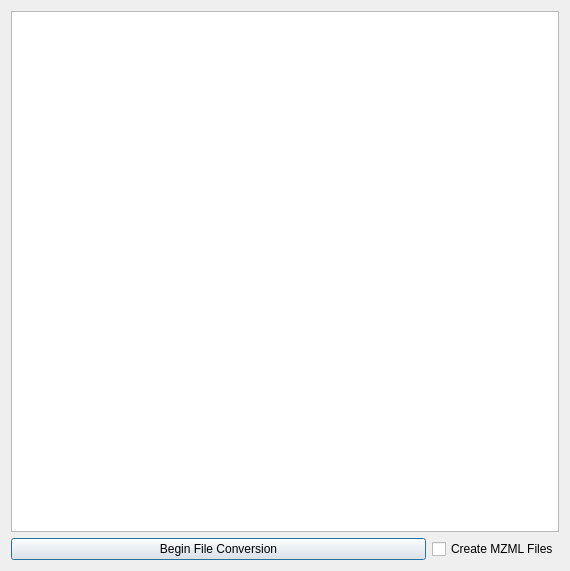
<?xml version="1.0" encoding="UTF-8"?>
<ui version="4.0">
 <class>Dialog</class>
 <widget class="QDialog" name="Dialog">
  <property name="geometry">
   <rect>
    <x>0</x>
    <y>0</y>
    <width>570</width>
    <height>571</height>
   </rect>
  </property>
  <property name="windowTitle">
   <string>MZML Conversion</string>
  </property>
  <layout class="QVBoxLayout" name="verticalLayout">
   <item>
    <layout class="QVBoxLayout" name="vertical_layout">
     <item>
      <widget class="QTableWidget" name="convdata_table"/>
     </item>
     <item>
      <layout class="QHBoxLayout" name="horizontalLayout" stretch="1,0">
       <item>
        <widget class="QPushButton" name="beginconversion_button">
         <property name="text">
          <string>Begin File Conversion</string>
         </property>
        </widget>
       </item>
       <item>
        <widget class="QCheckBox" name="createmzml_check">
         <property name="text">
          <string>Create MZML Files</string>
         </property>
        </widget>
       </item>
      </layout>
     </item>
    </layout>
   </item>
  </layout>
 </widget>
 <resources/>
 <connections/>
</ui>
